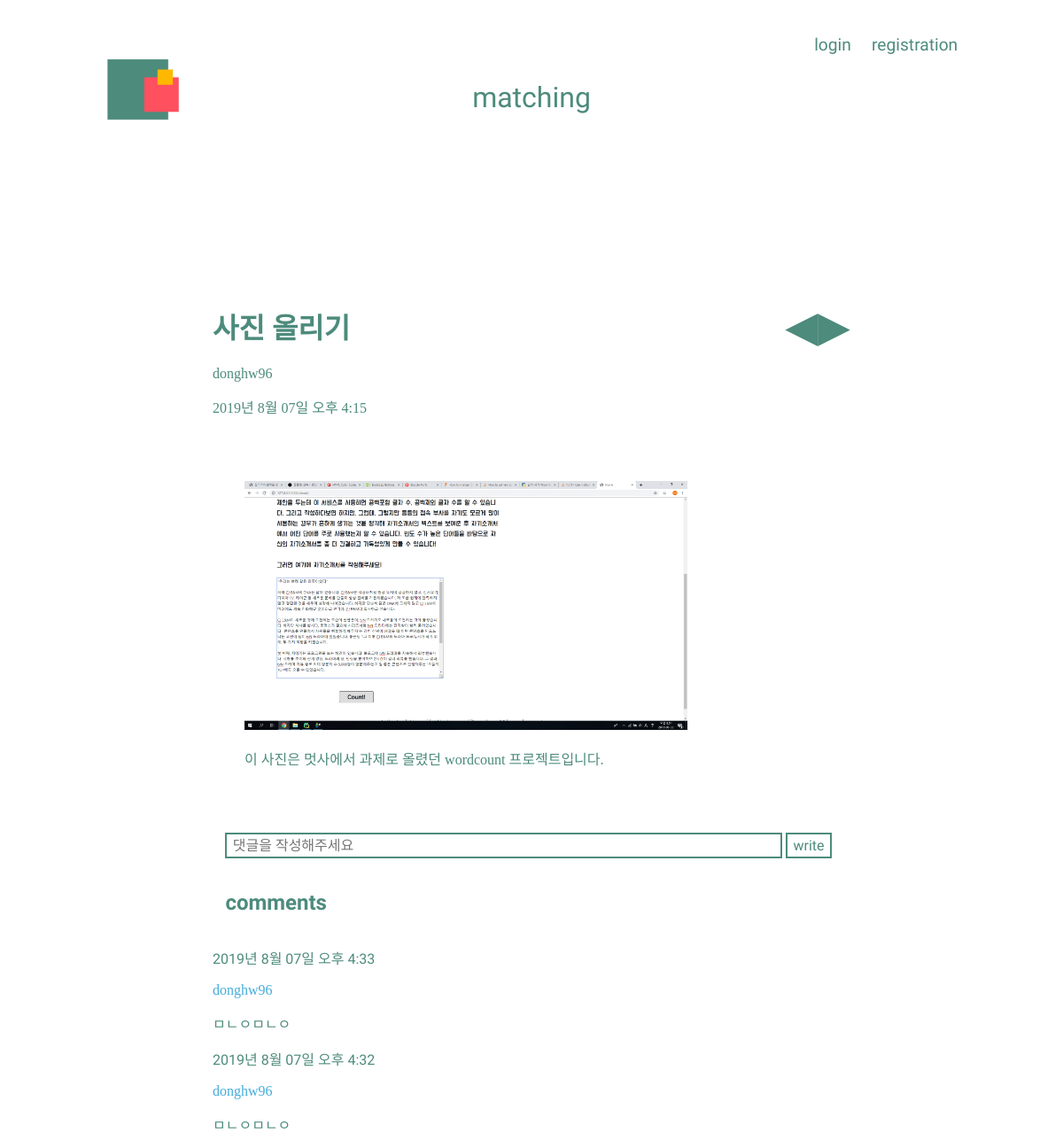
/blog/post/20, run on the app's committed database.
### blog/models.py (models this page shows, shortened)
class Post(models.Model):
    writer = models.CharField(max_length=100)
    post_date = models.DateTimeField(auto_now_add=True)
    post_title = models.CharField(max_length=100)
    post_contents = RichTextUploadingField()
    post_hit = models.PositiveIntegerField(default=0)
    class Meta:
        ordering = ['-id']
    def get_absolute_url(self):
        return reverse_lazy('post_detail', args=[str(self.id)])
    def get_previous_post(self):
        return self.get_previous_by_post_date()
    def get_next_post(self):
        return self.get_next_by_post_date()

class Comment(models.Model):
    post = models.ForeignKey(Post, on_delete=models.CASCADE, null=True, related_name='comments')
    comment_writer = models.ForeignKey(User, on_delete=models.CASCADE, null=True)
    comment_date = models.DateTimeField(auto_now_add=True)
    comment_contents = models.CharField(max_length=200)
    class Meta:
        ordering = ['-id']

### user/models.py (models this page shows, shortened)
class User(AbstractBaseUser, PermissionsMixin):
    email = models.EmailField(verbose_name=_('email address'), unique=True, blank=False)
    name = models.CharField('이름', max_length=30, blank=True)
    username = models.CharField('아이디', max_length=30, unique=True, blank=True)
    is_staff = models.BooleanField('스태프 권한', default=False)
    is_active = models.BooleanField('사용중', default=True)
    date_joined = models.DateTimeField('가입일', default=timezone.now)
    ROLE_MODEL = '모델'
    ROLE_PHOTOGRAPHER = '사진작가'
    ROLE_PEOPLE = '일반인'
    CHOICES_PHOTOGRAPHER = (
        (ROLE_MODEL, '모델'),
        (ROLE_PHOTOGRAPHER, '사진작가'),
        (ROLE_PEOPLE, '일반인'),
    )
    role = models.CharField(max_length=4, choices=CHOICES_PHOTOGRAPHER, null=True)
    GENDER_MALE = '남성'
    GENDER_FEMALE = '여성'
    CHOICES_GENDER = (
        (GENDER_MALE, '남성'),
        (GENDER_FEMALE, '여성'),
    )
    gender = models.CharField(max_length=2, choices=CHOICES_GENDER, null=True)
    objects = UserManager()
    USERNAME_FIELD = 'email'  # email을 사용자의 식별자로 설정, user 모델에서 필드의 이름을 설명하는 문자열이다. 유니크 식별자로 사용됨.
    REQUIRED_FIELDS = ['username']  # 필수입력값(createsuperuser 커맨드로 유저를 생성할 때 나타날 필드 이름 목록
    class Meta:
        db_table = 'auth_user'
        verbose_name = _('user')
        verbose_name_plural = _('users')
        swappable = 'AUTH_USER_MODEL'

### blog/views.py (the view)
# urls.py: path('post/<int:pk>', views.PostDetailView.as_view(), name='post_detail'),
class PostDetailView(generic.DetailView):
    model = Post

### blog/templates/blog/post_detail.html (shortened to what this page needs)
<!DOCTYPE html>
<html lang="kor">
    <head>
        {% load static %}
        <link rel="stylesheet" href="{% static 'css/blog.css' %}">
    </head>
    <body>
        <a href="{% url 'index' %}">
            <img class="logo" src="../../static/image/logo.png" alt="">
        </a>
        <a class="title" href="{% url 'board_index' %}">
            <p>matching</p>
        </a>
        <div class="category">
            {% if user.is_authenticated %}
                <a id="user_name" href="{% url 'profile' user.pk %}">{{ user.username }}</a>
                <a href="{% url 'logout' %}">logout</a>
            {% else %}
                <a href="{% url 'login' %}">login</a>
                <a href="{% url 'signup' %}">registration</a>
            {% endif %}
        </div>
    <div class="detail">
        <p class="posts">
            {% if post.get_next_by_post_date %}
                <a href="{{ post.get_next_post.get_absolute_url }}" title="View next post">▶</a>
            {% endif %}
            {% if post.get_previous_by_post_date %}
                <a href="{{ post.get_previous_post.get_absolute_url }}" title="View previous post">◀</a>
            {% endif %}
        </p>
        <h1>{{ post.post_title }}</h1>
        <p>{{post.writer}}</p>
        <p>{{ post.post_date| date:'Y년  N d일 a f' }}</p>
        <div class="detail_content">
          {{ post.post_contents | safe }}
        </div>
        <form class="comment_write" action="{% url 'comment_write' post_pk=post.pk %}" method="POST">
            <input id="comment" type="text" name="content" placeholder="댓글을 작성해주세요">
            <input type="submit" value="write"/>
        </form>
        <h3 class="comment_title">comments</h3>
        {% for comment in post.comments.all %}
            <div class="comment">
                <p class="comment_date">{{ comment.comment_date| date:'Y년  N d일 a f' }}</p>
                <p class="comment_writer">{{ comment.comment_writer.username }}</p>
                <p>{{ comment.comment_contents }}</p>
            </div>
        {% endfor %}
    </div>
    </body>
</html>

### blog/static/css/blog.css (style rules this page uses)
body { margin: 0; padding: 0; }
.logo { z-index: 1; position: fixed; top: 5%; left: 10%; width: 7%; }
.title { z-index: 1; position: absolute; display: inline; top: 7%; left: 0; width: 100%; height: 1%; text-decoration: none; }
.title > p { position: relative; text-align: center; font-family: 'Lacquer', sans-serif; color: rgb(77,139,124); font-size: 2em; margin-top: 0; padding-top: 0; text-decoration: none; }
.category { z-index: 2; top: 3%; left: 75%; position: absolute; display: inline; }
.category > a { font-family: 'Lacquer', sans-serif; color: rgb(77,139,124); font-size: 1.2em; text-decoration: none; margin-left: 1em; }
.detail { position: absolute; top: 25%; left: 20%; width: 60%; color: rgb(77,139,124); }
.posts > a { color: rgb(77,139,124); font-size: 3em; text-decoration: none; float: right; }
.detail_content { margin-top: 10%; margin-left: 5%; }
.comment_write { margin-top: 10%; font-family: 'Lacquer', sans-serif; color: rgb(77,139,124); }
.comment_write > input { font-family: 'Lacquer', sans-serif; color: rgb(77,139,124); background-color: white; border: rgb(77,139,124) 2px solid; padding: 0.2em 0.4em; font-size: 1em; }
#comment { width: 85%; margin-left: 2%; }
.comment_title { font-family: 'Lacquer', sans-serif; color: rgb(77,139,124); font-size: 1.5em; margin: 5% 0 5% 2%; }
.comment_date { font-family: 'Lacquer', sans-serif; color: rgb(77,139,124); font-size: 1em; }
.comment_writer { color: rgb(68,173,219); }

### data on the page
Post: post_title "사진 올리기", writer "donghw96", post_date "2019년 8월 07일 오후 4:15", post_contents (picture), post_contents "이 사진은 멋사에서 과제로 올렸던 wordcount 프로젝트입니다."
Comment: comment_date "2019년 8월 07일 오후 4:33", comment_writer.username "donghw96", comment_contents "ㅁㄴㅇㅁㄴㅇ"
Comment: comment_date "2019년 8월 07일 오후 4:32", comment_writer.username "donghw96", comment_contents "ㅁㄴㅇㅁㄴㅇ"
